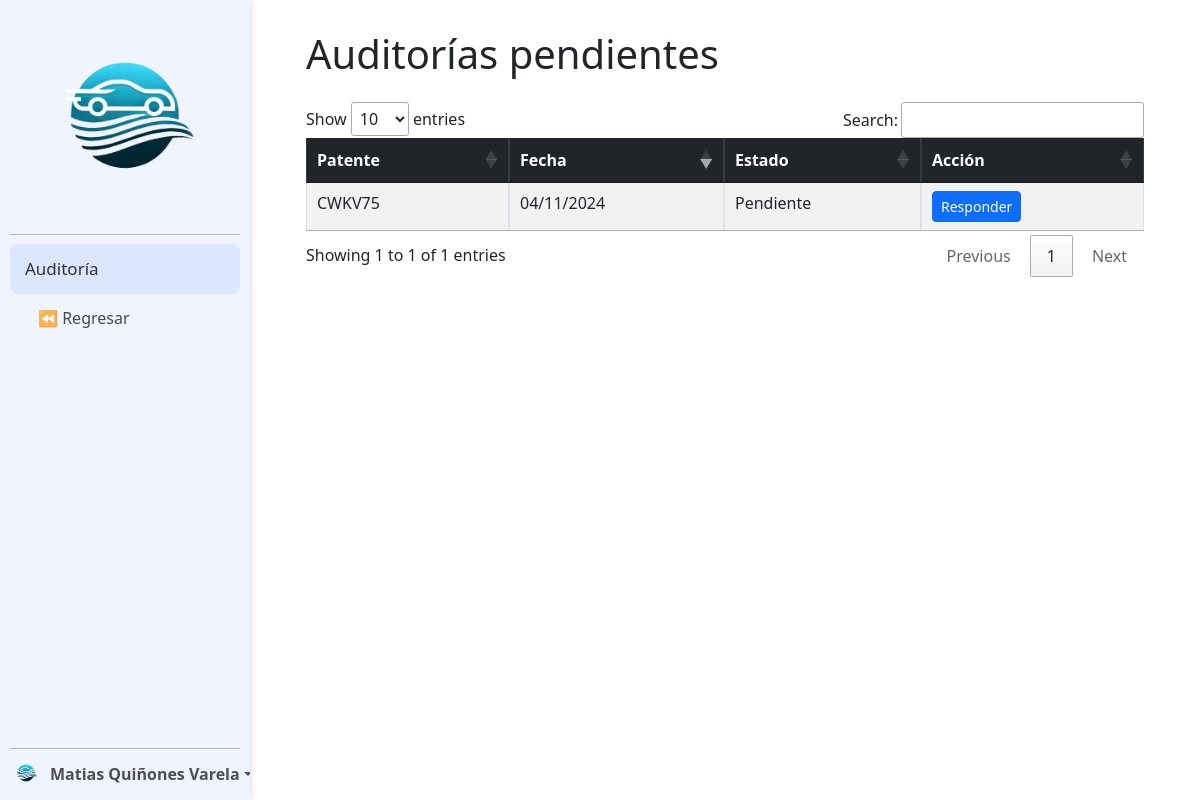
/Modulo_Flota/auditoria/auditoria_pendientes.php (signed in), run on the app's committed database.
### tables this page shows
CREATE TABLE `auditoria` (
  `id_auditoria` int(11) NOT NULL AUTO_INCREMENT,
  `patente` varchar(8) NOT NULL,
  `rut_responsable` varchar(15) NOT NULL,
  `fecha` date NOT NULL,
  `danos` varchar(10) DEFAULT NULL,
  `documentos` varchar(10) DEFAULT NULL,
  `funcionamiento` varchar(10) DEFAULT NULL,
  `observaciones` text DEFAULT NULL,
  `estado` enum('Pendiente','Completada') DEFAULT 'Pendiente',
  PRIMARY KEY (`id_auditoria`),
  KEY `patente` (`patente`),
  KEY `rut_responsable` (`rut_responsable`),
  CONSTRAINT `auditoria_ibfk_1` FOREIGN KEY (`patente`) REFERENCES `vehiculo` (`patente`),
  CONSTRAINT `auditoria_ibfk_2` FOREIGN KEY (`rut_responsable`) REFERENCES `usuario` (`rut`)
);

### Modulo_Flota/auditoria/auditoria_pendientes.php (the view, shortened to what this page needs)
<?php
include("../conexion.php");
$rut_responsable = $_SESSION['rut'];
$query = "SELECT id_auditoria, patente, DATE_FORMAT(fecha, '%d/%m/%Y') AS fecha, estado
          FROM auditoria
          WHERE rut_responsable = ?
          ORDER BY fecha DESC";
$stmt = $conexion->prepare($query);
$stmt->bind_param('s', $rut_responsable);
$stmt->execute();
$resultado_auditorias = $stmt->get_result();
?>
<!DOCTYPE html>
<html lang="es" dir="ltr">
<head>
    <link rel="stylesheet" type="text/css" href="../estilos_generales/sidebar.css">
    <link href="https://cdn.jsdelivr.net/npm/bootstrap@5.3.0-alpha3/dist/css/bootstrap.min.css" rel="stylesheet">
    <link rel="stylesheet" href="//cdn.datatables.net/1.13.7/css/jquery.dataTables.min.css" />
</head>
<body>
    <nav class="sidebar">
        <div class="cuadricula">
            <a href="">
                <img src="../img/logo.png" alt="Logo" class="logo_Blanco">
            </a>
            <hr class="sidebarHr">
            <a class="elemento activo" href="">Auditoría</a>
            <a class="elemento sub" href="../index.php">⏪ Regresar</a>
        </div>
        <div class="dropdown">
            <hr class="sidebarHr">
            <a href="#" class="d-flex align-items-center text-white text-decoration-none dropdown-toggle" data-bs-toggle="dropdown" aria-expanded="false">
                <img src="../img/logo.png" alt="" width="32" height="32" class="rounded-circle me-2">
                <strong><?php echo isset($_SESSION['nombre']) ? htmlspecialchars($_SESSION['nombre']) : 'Usuario'; ?></strong>
            </a>
        </div>
    </nav>
    <main class="content">
        <div class="d-flex justify-content-between align-items-center mb-3">
            <h1>Auditorías pendientes</h1>
        </div>
        <table id="tabla_auditorias" class="table table-striped table-bordered">
            <thead class="table-dark">
                <tr>
                    <th>Patente</th>
                    <th>Fecha</th>
                    <th>Estado</th>
                    <th>Acción</th>
                </tr>
            </thead>
            <tbody>
                <?php if ($resultado_auditorias && $resultado_auditorias->num_rows > 0): ?>
                    <?php while ($auditoria = $resultado_auditorias->fetch_assoc()): ?>
                        <tr>
                            <td><?= htmlspecialchars($auditoria['patente']) ?></td>
                            <td><?= htmlspecialchars($auditoria['fecha']) ?></td>
                            <td><?= htmlspecialchars($auditoria['estado']) ?></td>
                            <td>
                                <?php if ($auditoria['estado'] == 'Pendiente'): ?>
                                    <a href="php/completar_auditoria.php?id=<?= htmlspecialchars($auditoria['id_auditoria']) ?>" class="btn btn-primary btn-sm">Responder</a>
                                <?php else: ?>
                                    <span class="text-muted">Completada</span>
                                <?php endif; ?>
                            </td>
                        </tr>
                    <?php endwhile ?>
                <?php else: ?>
                    <tr>
                        <td colspan="4" class="text-center">No hay auditorías registradas.</td>
                    </tr>
                <?php endif ?>
            </tbody>
        </table>
    </main>
</body>
</html>

### Modulo_Flota/estilos_generales/sidebar.css (style rules this page uses)
.sidebar { padding: 10px; width: 250px; background-color: #f0f4ff; position: fixed; height: 100vh; display: flex; flex-direction: column; justify-content: space-between; z-index: 1; overflow-y: auto; transition: all 0.3s ease; box-shadow: 2px 0 5px rgba(0, 0, 0, 0.1); }
img.logo_Blanco { width: 100%; }
.cuadricula a { display: block; color: #000000 !important; padding: 12px 15px 12px 15px; text-decoration: none; transition: 0.3s; border-radius: 8px; }
.sidebar a.elemento { opacity: 0.7; }
.sidebar a.elemento.activo { opacity: 1; font-size: 17px; background-color: #dce6ff; color: #333 !important; }
.sidebar a.sub { padding-left: 28px; }
.content { margin-left: 250px; padding-top: 30px !important; padding-left: 56px !important; padding-right: 56px !important; padding-bottom: 10px !important; transition: margin-left 0.3s ease; }
hr.sidebarHr { position: relative !important; margin-top: 0px !important; margin-bottom: 9px !important; color: #020202 !important; }
.dropdown a { color: #4e4e4e !important; }

### data on the page
auditoria: patente "CWKV75", fecha "04/11/2024", estado "Pendiente"

### other printed values
$_SESSION['nombre'] "Matias Quiñones Varela"
